Frame 1 (no input): blank canvas, image omitted
Frame 60 (no input): blank canvas, image omitted
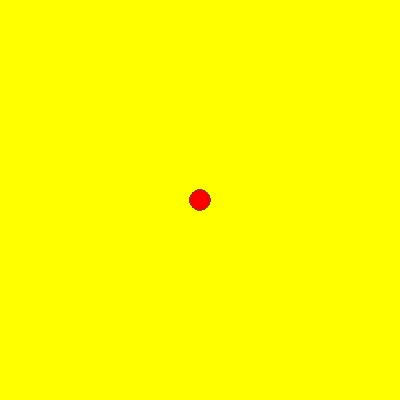
Frame 120 (the mouse pressed at the canvas centre since frame 60)

The p5.js sketch whose frames 1 and 60 were blank and that drew this single picture after the mouse press (run headless with seeded random() and noise() and a simulated clock; from frame 60 on, the mouse is pressed at the canvas centre):

// p5.js sketch
// ── sketch.js

function setup() {
    createCanvas(400, 400);
    background("yellow");
   }
  
  function draw() {
    stroke("brown");
    fill("red");
  
  if(mouseIsPressed){
    circle(mouseX, mouseY, 20, 35);  
    }
  
  }  
